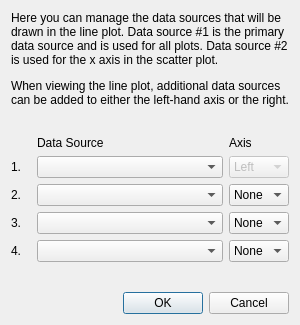
<?xml version="1.0" encoding="UTF-8"?>
<ui version="4.0">
 <class>Dialog</class>
 <widget class="QDialog" name="Dialog">
  <property name="geometry">
   <rect>
    <x>0</x>
    <y>0</y>
    <width>300</width>
    <height>325</height>
   </rect>
  </property>
  <property name="minimumSize">
   <size>
    <width>300</width>
    <height>325</height>
   </size>
  </property>
  <property name="windowTitle">
   <string>Manage Line Plot Axes</string>
  </property>
  <layout class="QVBoxLayout" name="verticalLayout">
   <item>
    <widget class="QLabel" name="info_label_data_sources">
     <property name="text">
      <string>&lt;html&gt;&lt;head/&gt;&lt;body&gt;&lt;p&gt;Here you can manage the data sources that will be drawn in the line plot. Data source #1 is the primary data source and is used for all plots. Data source #2 is used for the x axis in the scatter plot.&lt;/p&gt;&lt;p&gt;When viewing the line plot, additional data sources can be added to either the left-hand axis or the right.&lt;/p&gt;&lt;/body&gt;&lt;/html&gt;</string>
     </property>
     <property name="textFormat">
      <enum>Qt::RichText</enum>
     </property>
     <property name="wordWrap">
      <bool>true</bool>
     </property>
    </widget>
   </item>
   <item>
    <spacer name="verticalSpacer_2">
     <property name="orientation">
      <enum>Qt::Vertical</enum>
     </property>
     <property name="sizeHint" stdset="0">
      <size>
       <width>20</width>
       <height>40</height>
      </size>
     </property>
    </spacer>
   </item>
   <item>
    <layout class="QGridLayout" name="gridLayout">
     <item row="2" column="1">
      <widget class="QComboBox" name="combo_data_source_2"/>
     </item>
     <item row="2" column="2">
      <widget class="QComboBox" name="combo_data_axis_2">
       <property name="minimumSize">
        <size>
         <width>60</width>
         <height>0</height>
        </size>
       </property>
       <property name="maximumSize">
        <size>
         <width>60</width>
         <height>16777215</height>
        </size>
       </property>
       <property name="currentIndex">
        <number>0</number>
       </property>
       <item>
        <property name="text">
         <string>None</string>
        </property>
       </item>
       <item>
        <property name="text">
         <string>Left</string>
        </property>
       </item>
       <item>
        <property name="text">
         <string>Right</string>
        </property>
       </item>
      </widget>
     </item>
     <item row="1" column="2">
      <widget class="QComboBox" name="combo_data_axis_1">
       <property name="enabled">
        <bool>false</bool>
       </property>
       <property name="minimumSize">
        <size>
         <width>60</width>
         <height>0</height>
        </size>
       </property>
       <property name="maximumSize">
        <size>
         <width>60</width>
         <height>16777215</height>
        </size>
       </property>
       <item>
        <property name="text">
         <string>Left</string>
        </property>
       </item>
       <item>
        <property name="text">
         <string>Right</string>
        </property>
       </item>
      </widget>
     </item>
     <item row="3" column="1">
      <widget class="QComboBox" name="combo_data_source_3"/>
     </item>
     <item row="3" column="2">
      <widget class="QComboBox" name="combo_data_axis_3">
       <property name="minimumSize">
        <size>
         <width>60</width>
         <height>0</height>
        </size>
       </property>
       <property name="maximumSize">
        <size>
         <width>60</width>
         <height>16777215</height>
        </size>
       </property>
       <item>
        <property name="text">
         <string>None</string>
        </property>
       </item>
       <item>
        <property name="text">
         <string>Left</string>
        </property>
       </item>
       <item>
        <property name="text">
         <string>Right</string>
        </property>
       </item>
      </widget>
     </item>
     <item row="1" column="1">
      <widget class="QComboBox" name="combo_data_source_1"/>
     </item>
     <item row="4" column="1">
      <widget class="QComboBox" name="combo_data_source_4"/>
     </item>
     <item row="4" column="2">
      <widget class="QComboBox" name="combo_data_axis_4">
       <property name="minimumSize">
        <size>
         <width>60</width>
         <height>0</height>
        </size>
       </property>
       <property name="maximumSize">
        <size>
         <width>60</width>
         <height>16777215</height>
        </size>
       </property>
       <item>
        <property name="text">
         <string>None</string>
        </property>
       </item>
       <item>
        <property name="text">
         <string>Left</string>
        </property>
       </item>
       <item>
        <property name="text">
         <string>Right</string>
        </property>
       </item>
      </widget>
     </item>
     <item row="0" column="2">
      <widget class="QLabel" name="label_data_axis">
       <property name="text">
        <string>Axis</string>
       </property>
      </widget>
     </item>
     <item row="1" column="0">
      <widget class="QLabel" name="label_data_1">
       <property name="sizePolicy">
        <sizepolicy hsizetype="Fixed" vsizetype="Preferred">
         <horstretch>0</horstretch>
         <verstretch>0</verstretch>
        </sizepolicy>
       </property>
       <property name="maximumSize">
        <size>
         <width>20</width>
         <height>16777215</height>
        </size>
       </property>
       <property name="text">
        <string>1.</string>
       </property>
      </widget>
     </item>
     <item row="2" column="0">
      <widget class="QLabel" name="label_data_2">
       <property name="sizePolicy">
        <sizepolicy hsizetype="Fixed" vsizetype="Preferred">
         <horstretch>0</horstretch>
         <verstretch>0</verstretch>
        </sizepolicy>
       </property>
       <property name="maximumSize">
        <size>
         <width>20</width>
         <height>16777215</height>
        </size>
       </property>
       <property name="text">
        <string>2.</string>
       </property>
      </widget>
     </item>
     <item row="3" column="0">
      <widget class="QLabel" name="label_data_3">
       <property name="sizePolicy">
        <sizepolicy hsizetype="Fixed" vsizetype="Preferred">
         <horstretch>0</horstretch>
         <verstretch>0</verstretch>
        </sizepolicy>
       </property>
       <property name="maximumSize">
        <size>
         <width>20</width>
         <height>16777215</height>
        </size>
       </property>
       <property name="text">
        <string>3.</string>
       </property>
      </widget>
     </item>
     <item row="4" column="0">
      <widget class="QLabel" name="label_data_4">
       <property name="sizePolicy">
        <sizepolicy hsizetype="Fixed" vsizetype="Preferred">
         <horstretch>0</horstretch>
         <verstretch>0</verstretch>
        </sizepolicy>
       </property>
       <property name="maximumSize">
        <size>
         <width>20</width>
         <height>16777215</height>
        </size>
       </property>
       <property name="text">
        <string>4.</string>
       </property>
      </widget>
     </item>
     <item row="0" column="1">
      <widget class="QLabel" name="label_data_source">
       <property name="text">
        <string>Data Source</string>
       </property>
      </widget>
     </item>
    </layout>
   </item>
   <item>
    <spacer name="verticalSpacer">
     <property name="orientation">
      <enum>Qt::Vertical</enum>
     </property>
     <property name="sizeHint" stdset="0">
      <size>
       <width>20</width>
       <height>40</height>
      </size>
     </property>
    </spacer>
   </item>
   <item>
    <layout class="QHBoxLayout" name="horizontalLayout">
     <item>
      <spacer name="horizontalSpacer">
       <property name="orientation">
        <enum>Qt::Horizontal</enum>
       </property>
       <property name="sizeHint" stdset="0">
        <size>
         <width>40</width>
         <height>20</height>
        </size>
       </property>
      </spacer>
     </item>
     <item>
      <widget class="QPushButton" name="btn_ok">
       <property name="sizePolicy">
        <sizepolicy hsizetype="Fixed" vsizetype="Fixed">
         <horstretch>0</horstretch>
         <verstretch>0</verstretch>
        </sizepolicy>
       </property>
       <property name="minimumSize">
        <size>
         <width>75</width>
         <height>0</height>
        </size>
       </property>
       <property name="text">
        <string>OK</string>
       </property>
       <property name="default">
        <bool>true</bool>
       </property>
      </widget>
     </item>
     <item>
      <widget class="QPushButton" name="btn_cancel">
       <property name="sizePolicy">
        <sizepolicy hsizetype="Fixed" vsizetype="Fixed">
         <horstretch>0</horstretch>
         <verstretch>0</verstretch>
        </sizepolicy>
       </property>
       <property name="minimumSize">
        <size>
         <width>75</width>
         <height>0</height>
        </size>
       </property>
       <property name="text">
        <string>Cancel</string>
       </property>
       <property name="autoDefault">
        <bool>false</bool>
       </property>
      </widget>
     </item>
    </layout>
   </item>
  </layout>
 </widget>
 <resources/>
 <connections>
  <connection>
   <sender>btn_ok</sender>
   <signal>clicked(bool)</signal>
   <receiver>Dialog</receiver>
   <slot>accept()</slot>
   <hints>
    <hint type="sourcelabel">
     <x>208</x>
     <y>314</y>
    </hint>
    <hint type="destinationlabel">
     <x>80</x>
     <y>179</y>
    </hint>
   </hints>
  </connection>
  <connection>
   <sender>btn_cancel</sender>
   <signal>clicked(bool)</signal>
   <receiver>Dialog</receiver>
   <slot>reject()</slot>
   <hints>
    <hint type="sourcelabel">
     <x>289</x>
     <y>314</y>
    </hint>
    <hint type="destinationlabel">
     <x>236</x>
     <y>179</y>
    </hint>
   </hints>
  </connection>
 </connections>
 <slots>
  <slot>open_file_location()</slot>
  <slot>reset_file_properties()</slot>
 </slots>
</ui>
